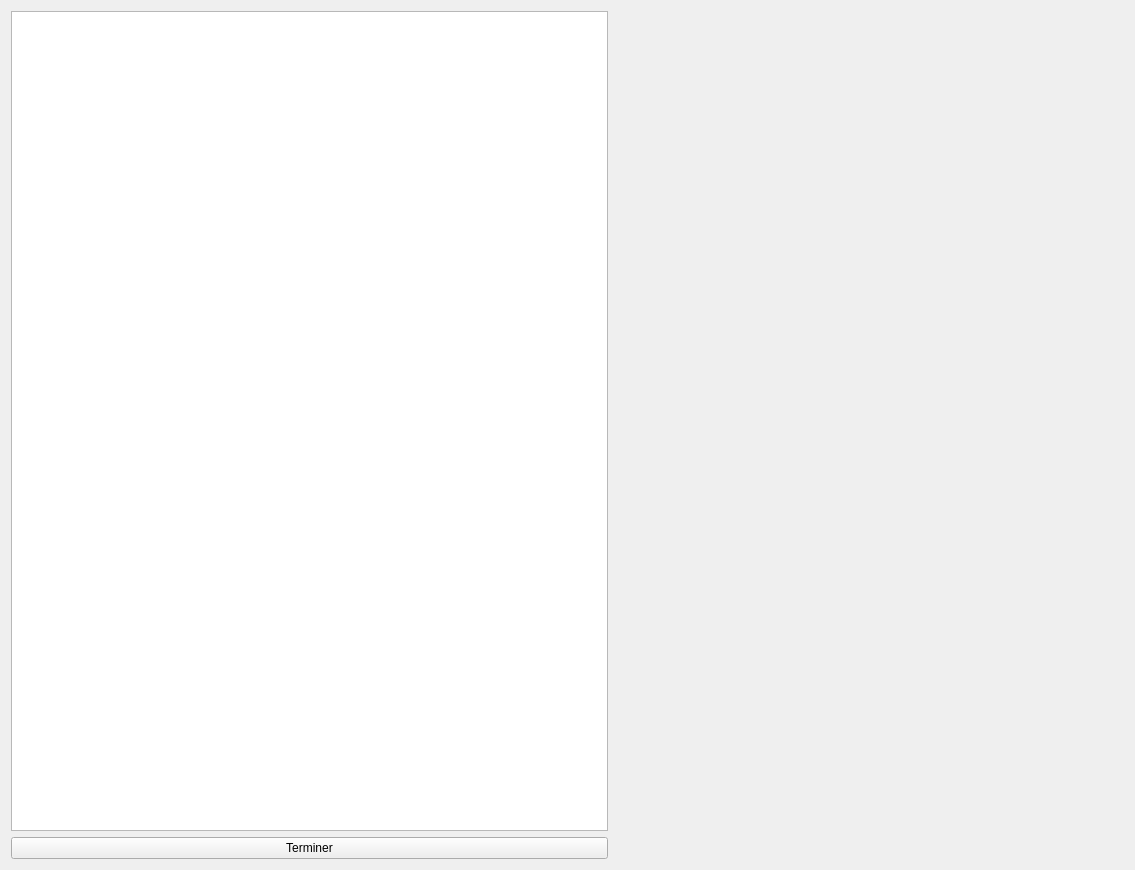
<?xml version="1.0" encoding="UTF-8"?>
<ui version="4.0">
 <class>Form</class>
 <widget class="QWidget" name="Form">
  <property name="geometry">
   <rect>
    <x>0</x>
    <y>0</y>
    <width>1135</width>
    <height>870</height>
   </rect>
  </property>
  <property name="windowTitle">
   <string>Form</string>
  </property>
  <layout class="QGridLayout" name="gridLayout">
   <item row="0" column="0">
    <widget class="QPlainTextEdit" name="plainTextEdit">
     <property name="enabled">
      <bool>true</bool>
     </property>
     <property name="maximumSize">
      <size>
       <width>1064</width>
       <height>868</height>
      </size>
     </property>
    </widget>
   </item>
   <item row="0" column="1">
    <spacer name="horizontalSpacer_2">
     <property name="orientation">
      <enum>Qt::Horizontal</enum>
     </property>
     <property name="sizeType">
      <enum>QSizePolicy::Fixed</enum>
     </property>
     <property name="sizeHint" stdset="0">
      <size>
       <width>10</width>
       <height>20</height>
      </size>
     </property>
    </spacer>
   </item>
   <item row="0" column="2">
    <spacer name="horizontalSpacer">
     <property name="orientation">
      <enum>Qt::Horizontal</enum>
     </property>
     <property name="sizeType">
      <enum>QSizePolicy::Minimum</enum>
     </property>
     <property name="sizeHint" stdset="0">
      <size>
       <width>0</width>
       <height>0</height>
      </size>
     </property>
    </spacer>
   </item>
   <item row="0" column="3">
    <widget class="QWidget" name="widget" native="true">
     <property name="enabled">
      <bool>true</bool>
     </property>
     <property name="minimumSize">
      <size>
       <width>500</width>
       <height>0</height>
      </size>
     </property>
    </widget>
   </item>
   <item row="1" column="0">
    <widget class="QPushButton" name="fini">
     <property name="text">
      <string>Terminer</string>
     </property>
    </widget>
   </item>
  </layout>
 </widget>
 <resources>
  <include location="ressource.qrc"/>
 </resources>
 <connections/>
</ui>
